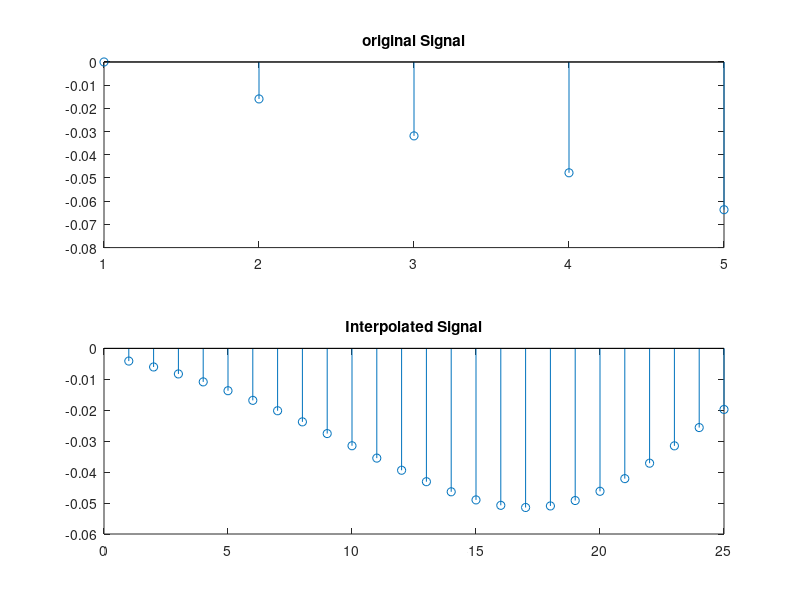

Here is the MATLAB script that generated this plot:
clc;
clear;
close all;
F=input('Enter the number of frequency: ');
p=input('Enter the interpolation factor: ');
N=input('Enter the length: ');
t=0:1:N-1; 
x=sin(2*3.14*F*t);
subplot(2,1,1);
stem(x);
title('original Signal');

i=interp(x,p);
subplot(2,1,2);
stem(i);
title('Interpolated Signal');
